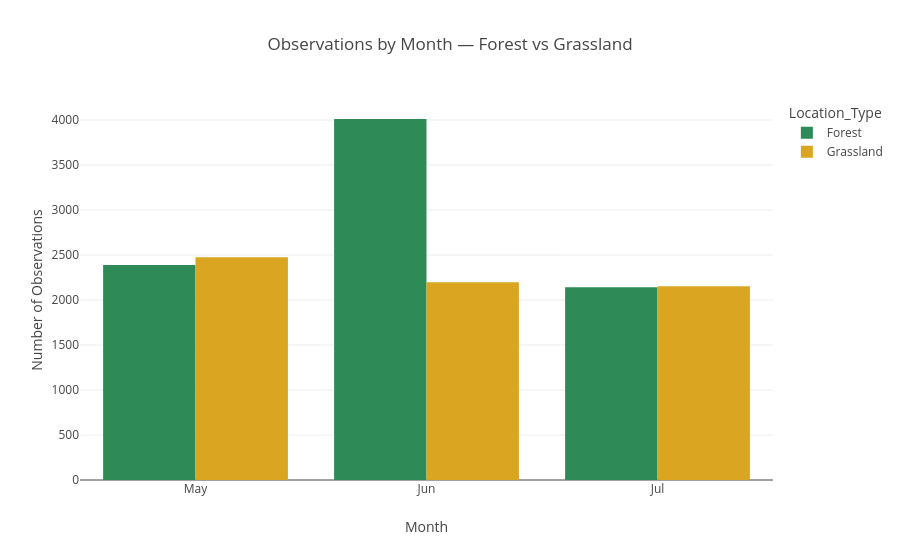

The code cell stored with this chart in its notebook:
### Markdown cell above
### 3.2 Temporal Analysis

### Code cell
monthly = df.groupby(['Month','Location_Type']).size().reset_index(name='Count')
month_names = {5:'May',6:'Jun',7:'Jul',8:'Aug',9:'Sep',10:'Oct',11:'Nov',12:'Dec',1:'Jan',2:'Feb',3:'Mar',4:'Apr'}
monthly['Month_Name'] = monthly['Month'].map(month_names)

fig = px.bar(monthly, x='Month_Name', y='Count', color='Location_Type',
             barmode='group', title='Observations by Month — Forest vs Grassland',
             color_discrete_map={'Forest':'#2E8B57','Grassland':'#DAA520'},
             labels={'Month_Name':'Month','Count':'Number of Observations'})
fig.update_layout(plot_bgcolor='white', paper_bgcolor='white')
fig.show()

### Figure 1 — Plotly figure (JSON) as saved in the notebook; plotly's stock layout.template omitted (floating-point values rounded to 4 significant figures)
{"data": [{"alignmentgroup": "True", "hovertemplate": "Location_Type=Forest<br>Month=%{x}<br>Number of Observations=%{y}<extra></extra>", "legendgroup": "Forest", "marker": {"color": "#2E8B57", "pattern": {"shape": ""}}, "name": "Forest", "offsetgroup": "Forest", "orientation": "v", "showlegend": true, "textposition": "auto", "type": "bar", "x": ["May", "Jun", "Jul"], "xaxis": "x", "y": [2389, 4011, 2142], "yaxis": "y"}, {"alignmentgroup": "True", "hovertemplate": "Location_Type=Grassland<br>Month=%{x}<br>Number of Observations=%{y}<extra></extra>", "legendgroup": "Grassland", "marker": {"color": "#DAA520", "pattern": {"shape": ""}}, "name": "Grassland", "offsetgroup": "Grassland", "orientation": "v", "showlegend": true, "textposition": "auto", "type": "bar", "x": ["May", "Jun", "Jul"], "xaxis": "x", "y": [2474, 2198, 2154], "yaxis": "y"}], "layout": {"barmode": "group", "legend": {"title": {"text": "Location_Type"}, "tracegroupgap": 0}, "paper_bgcolor": "white", "plot_bgcolor": "white", "title": {"text": "Observations by Month — Forest vs Grassland"}, "xaxis": {"anchor": "y", "domain": [0, 1], "title": {"text": "Month"}}, "yaxis": {"anchor": "x", "domain": [0, 1], "title": {"text": "Number of Observations"}}}}
